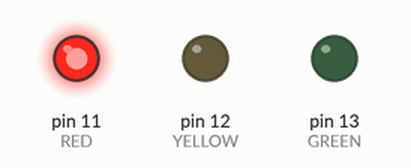
A sketch run on a simulated Arduino Uno, built with avr-gcc and run on an emulated ATmega328P. On the bench: output pins drawn as LEDs (lit = HIGH).

Above: at 2.5 s.
At 6.2 s:
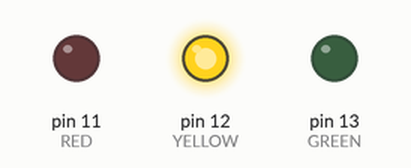
At 10.0 s:
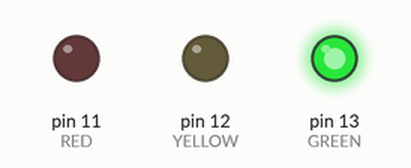
Timing chart, 0 to 16.3 s (numbered marks = the images above):
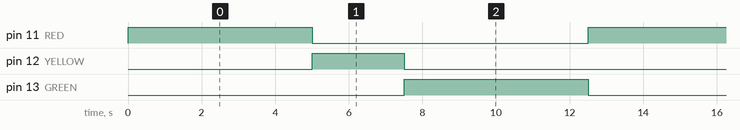

Measured:
- by itself, pin 11 (RED), pin 13 (GREEN): alternates HIGH for 5.0 s and LOW for 7.5 s
- by itself, pin 12 (YELLOW): alternates HIGH for 2.5 s and LOW for 10.0 s
- by itself, everything shown: repeats every 12.5 s, in 3 steps

The sketch:

Traffic_Light_Simulator.ino
```cpp
#define RED 11
#define YELLOW 12
#define GREEN 13

void setup() {
    pinMode(RED,OUTPUT);
    pinMode(YELLOW,OUTPUT);
    pinMode(GREEN,OUTPUT);
}

void loop() {
    digitalWrite(RED,1);
    digitalWrite(YELLOW,0);
    digitalWrite(GREEN,0);

    delay(5000);

    digitalWrite(RED,0);
    digitalWrite(YELLOW,1);
    digitalWrite(GREEN,0);

    delay(2500);

    digitalWrite(RED,0);
    digitalWrite(YELLOW,0);
    digitalWrite(GREEN,1);

    delay(5000);

}
```
